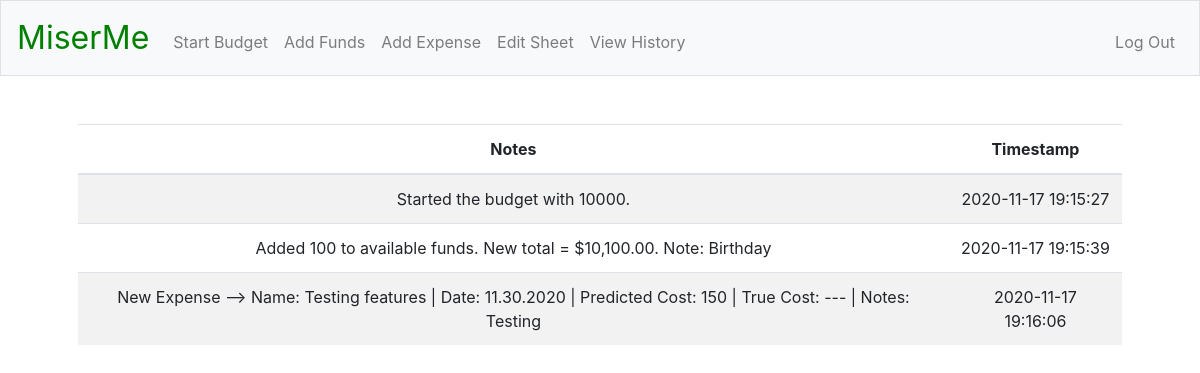
/history (signed in), run on the app's committed database.
### tables this page shows
CREATE TABLE history (
history_id INTEGER PRIMARY KEY AUTOINCREMENT NOT NULL,
user_id INTEGER NOT NULL,
notes TEXT NOT NULL,
timestamp DATETIME DEFAULT (DATETIME(CURRENT_TIMESTAMP, 'LOCALTIME')),
FOREIGN KEY(user_id) REFERENCES registrants(id));

### app.py (the view)
@app.route("/history")
@login_required
def history():
    c.execute("""
    SELECT notes, timestamp FROM history WHERE user_id = :user_id;
    """, {"user_id": session["user_id"]})
    rows = c.fetchall()
    entries = []
    for row in rows:
        entries.append({
            "notes": row[0],
            "timestamp": row[1]
        })
    return render_template("history.html", entries = entries)

### helpers.py (called while the page is built)
def login_required(f):
    @wraps(f)
    def decorated_functions(*args, **kwargs):
        if session.get("user_id") is None:
            return redirect("/login")
        return f(*args, **kwargs)
    return decorated_functions

### templates/history.html (shortened to what this page needs)
{% extends "layout.html" %}
{% block main %}
    <table class="table table-striped">
        <thead>
            <tr>
                <th>Notes</th>
                <th>Timestamp</th>
            </tr>
        </thead>
        <tbody>
            {% for i in entries %}
            <tr>
                <td>{{ i["notes"] }}</td>
                <td>{{ i["timestamp"] }}</td>
            </tr>
            {% endfor %}
        </tbody>
    </table>
{% endblock %}

### data on the page
history: notes "Started the budget with 10000.", timestamp "2020-11-17 19:15:27"
history: notes "Added 100 to available funds. New total = $10,100.00. Note: Birthday", timestamp "2020-11-17 19:15:39"
history: notes "New Expense --> Name: Testing features | Date: 11.30.2020 | Predicted Cost: 150 | True Cost: --- | Notes: Testing", timestamp "2020-11-17 19:16:06"
